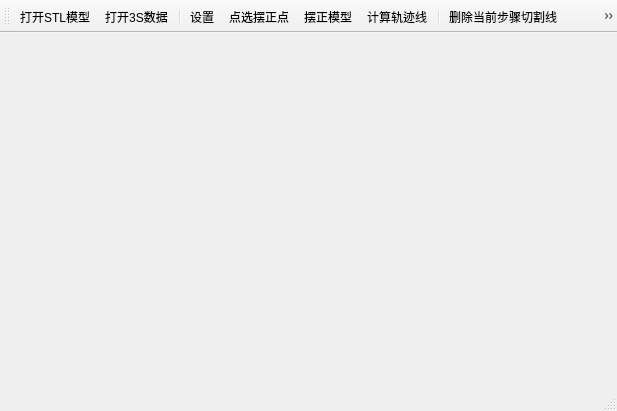
<?xml version="1.0" encoding="UTF-8"?>
<ui version="4.0">
 <class>OrthoCurveClass</class>
 <widget class="QMainWindow" name="OrthoCurveClass">
  <property name="geometry">
   <rect>
    <x>0</x>
    <y>0</y>
    <width>617</width>
    <height>411</height>
   </rect>
  </property>
  <property name="windowTitle">
   <string>OrthoCurve</string>
  </property>
  <widget class="QWidget" name="centralWidget">
   <widget class="QWidget" name="verticalLayoutWidget">
    <property name="geometry">
     <rect>
      <x>0</x>
      <y>0</y>
      <width>2</width>
      <height>2</height>
     </rect>
    </property>
    <layout class="QVBoxLayout" name="verticalLayout"/>
   </widget>
  </widget>
  <widget class="QToolBar" name="mainToolBar">
   <attribute name="toolBarArea">
    <enum>TopToolBarArea</enum>
   </attribute>
   <attribute name="toolBarBreak">
    <bool>false</bool>
   </attribute>
   <addaction name="actionImportSTL"/>
   <addaction name="action_3shape"/>
   <addaction name="separator"/>
   <addaction name="actionSetting"/>
   <addaction name="action_pickAlignPoints"/>
   <addaction name="action_alignModel"/>
   <addaction name="actionComputeCurve"/>
   <addaction name="separator"/>
   <addaction name="actionDeleteCurrentCurve"/>
   <addaction name="actionMarkIcon"/>
   <addaction name="separator"/>
   <addaction name="actionSaveCurve"/>
  </widget>
  <widget class="QStatusBar" name="statusBar">
   <property name="enabled">
    <bool>true</bool>
   </property>
  </widget>
  <action name="actionImportSTL">
   <property name="icon">
    <iconset>
     <normaloff>Resources/open.png</normaloff>
     <normalon>:/OrthoCurve/Resources/open.png</normalon>Resources/open.png</iconset>
   </property>
   <property name="text">
    <string>打开STL模型</string>
   </property>
   <property name="toolTip">
    <string>打开STL模型</string>
   </property>
  </action>
  <action name="actionComputeCurve">
   <property name="icon">
    <iconset>
     <normaloff>Resources/curve.png</normaloff>
     <normalon>:/OrthoCurve/Resources/curve.png</normalon>Resources/curve.png</iconset>
   </property>
   <property name="text">
    <string>计算轨迹线</string>
   </property>
   <property name="toolTip">
    <string>点选轨迹线</string>
   </property>
  </action>
  <action name="actionSaveCurve">
   <property name="icon">
    <iconset>
     <normaloff>Resources/save.png</normaloff>
     <normalon>:/OrthoCurve/Resources/save.png</normalon>Resources/save.png</iconset>
   </property>
   <property name="text">
    <string>保存轨迹线</string>
   </property>
   <property name="toolTip">
    <string>保存轨迹线</string>
   </property>
  </action>
  <action name="actionSetting">
   <property name="icon">
    <iconset>
     <normaloff>Resources/setting.png</normaloff>
     <normalon>:/OrthoCurve/Resources/setting.png</normalon>Resources/setting.png</iconset>
   </property>
   <property name="text">
    <string>设置</string>
   </property>
   <property name="toolTip">
    <string>系统设置</string>
   </property>
  </action>
  <action name="actionMarkIcon">
   <property name="icon">
    <iconset>
     <normaloff>Resources/mark.png</normaloff>
     <normalon>:/OrthoCurve/Resources/edit.png</normalon>Resources/mark.png</iconset>
   </property>
   <property name="text">
    <string>选择打标位置</string>
   </property>
   <property name="toolTip">
    <string>选择打标位置</string>
   </property>
  </action>
  <action name="actionDeleteCurrentCurve">
   <property name="icon">
    <iconset>
     <normaloff>Resources/remove.png</normaloff>
     <normalon>:/OrthoCurve/Resources/remove.png</normalon>Resources/remove.png</iconset>
   </property>
   <property name="text">
    <string>删除当前步骤切割线</string>
   </property>
   <property name="toolTip">
    <string>删除当前步骤切割线</string>
   </property>
  </action>
  <action name="actionappICON">
   <property name="icon">
    <iconset resource="orthocurve.qrc">
     <normaloff>:/OrthoCurve/Resources/OrthoCurve.png</normaloff>:/OrthoCurve/Resources/OrthoCurve.png</iconset>
   </property>
   <property name="text">
    <string>app icon</string>
   </property>
  </action>
  <action name="action_3shape">
   <property name="icon">
    <iconset resource="orthocurve.qrc">
     <normaloff>:/OrthoCurve/Resources/3shape.png</normaloff>:/OrthoCurve/Resources/3shape.png</iconset>
   </property>
   <property name="text">
    <string>打开3S数据</string>
   </property>
   <property name="toolTip">
    <string>打开3S数据，先导入上颌，然后自动导入下颌</string>
   </property>
  </action>
  <action name="action_pickAlignPoints">
   <property name="icon">
    <iconset resource="orthocurve.qrc">
     <normaloff>:/OrthoCurve/Resources/pick align.png</normaloff>:/OrthoCurve/Resources/pick align.png</iconset>
   </property>
   <property name="text">
    <string>点选摆正点</string>
   </property>
   <property name="toolTip">
    <string>点选三个点用于摆正</string>
   </property>
  </action>
  <action name="action_alignModel">
   <property name="icon">
    <iconset resource="orthocurve.qrc">
     <normaloff>:/OrthoCurve/Resources/align model.png</normaloff>:/OrthoCurve/Resources/align model.png</iconset>
   </property>
   <property name="text">
    <string>摆正模型</string>
   </property>
   <property name="toolTip">
    <string>摆正模型</string>
   </property>
  </action>
 </widget>
 <layoutdefault spacing="6" margin="11"/>
 <resources>
  <include location="orthocurve.qrc"/>
 </resources>
 <connections/>
</ui>
